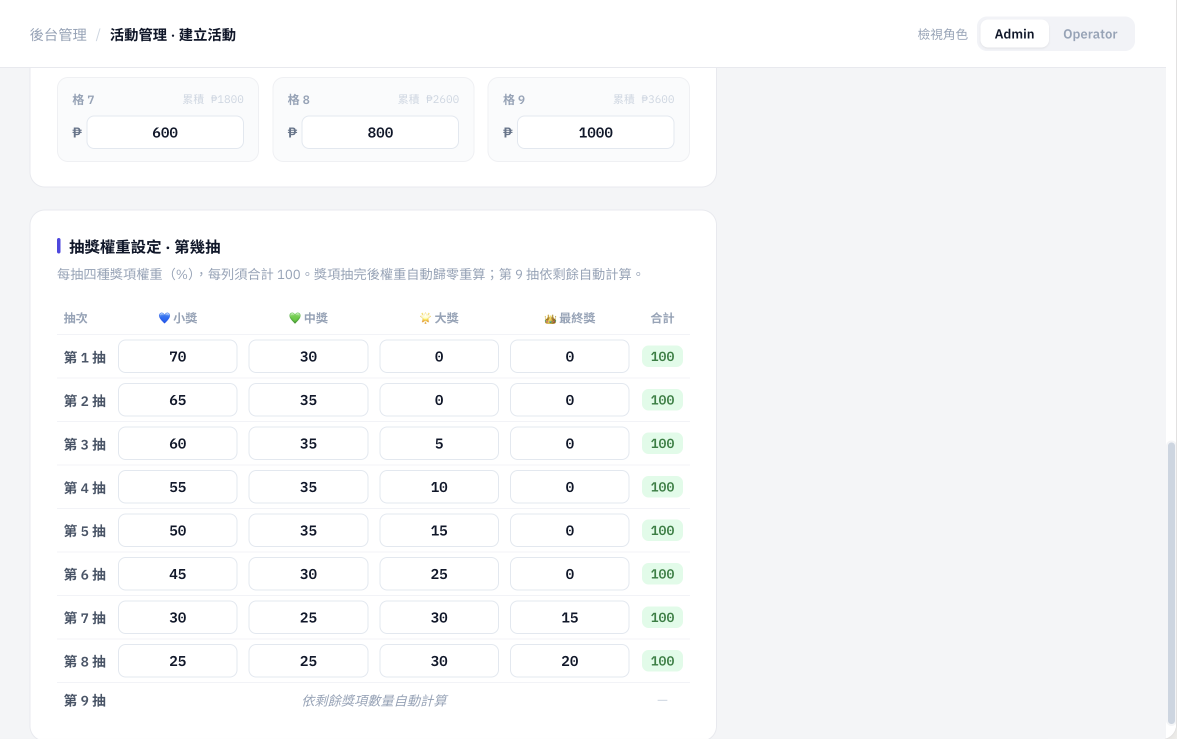
#> input picture design_assets/admin_04_draw_weights.png, 2354 x 1478 px (shown at 1/2 size)
$ python detect_boxes.py ../../../../design_assets/admin_04_draw_weights.png
#> lines starting #> are read from the running program, lines starting #| are printed output that depends on the picture; after the words box and inside, x2 and y2 are one past the last pixel; in counts of white or black regions, pixels touching at a corner belong together
#!/usr/bin/env python3
"""偵測原型截圖上的紅色標號框，回傳每個標號（Ⓐ…）對應的矩形。

作法：
1. 取紅色遮罩。
2. 找實心圓標號（距離轉換的局部極大值）——圓心＝該框的左上角。
3. 找水平／垂直邊線線段（長度夠長的紅色連續段，並把相鄰列合併）。
4. 依「上下兩條水平線 ＋ 左右兩條垂直線」湊成矩形。
5. 把每個矩形配給離它左上角最近的標號圓。
"""
import sys
import json
import numpy as np
from PIL import Image
from scipy import ndimage

LETTERS = "ABCDEFGHIJKLMN"


def red_mask(im):
    a = np.asarray(im.convert("RGB")).astype(np.int16)
    r, g, b = a[..., 0], a[..., 1], a[..., 2]
    return (r > 140) & (r - g > 55) & (r - b > 55)


def find_labels(mask):
    """標號圓＝紅色實心圓裡挖著白色字母。
    所以「紅色遮罩補洞後多出來的小面積破洞」就是字母，其重心即標號位置。
    框線的內部也是破洞，但面積大好幾個數量級，用面積切開即可。
    回傳 [(y, x)]，依閱讀順序排序。"""
    filled = ndimage.binary_fill_holes(mask)
    holes = filled & ~mask
    lab, n = ndimage.label(holes)
    out = []
    for i in range(1, n + 1):
        ys, xs = np.where(lab == i)
        area = ys.size
        h = ys.max() - ys.min() + 1
        w = xs.max() - xs.min() + 1
        if not (80 <= area <= 6000):        # 字母級大小；框內部大好幾個數量級
            continue
        if h > 120 or w > 120:
            continue
        out.append((float(ys.mean()), float(xs.mean())))
    out.sort(key=lambda t: (round(t[0] / 120), t[1]))
    return out


def runs(row_mask, min_len):
    """一維遮罩裡長度 >= min_len 的連續段，回傳 [(start, end)]。"""
    idx = np.flatnonzero(row_mask)
    if idx.size == 0:
        return []
    splits = np.flatnonzero(np.diff(idx) > 6) + 1      # 容許標號圓造成的小缺口
    out = []
    for part in np.split(idx, splits):
        if part[-1] - part[0] + 1 >= min_len:
            out.append((int(part[0]), int(part[-1])))
    return out


def lines(mask, axis, min_len):
    """沿 axis 掃描出線段並合併相鄰掃描列。回傳 [(pos, start, end)]。"""
    n = mask.shape[0] if axis == 0 else mask.shape[1]
    found = []
    for p in range(n):
        row = mask[p, :] if axis == 0 else mask[:, p]
        for s, e in runs(row, min_len):
            found.append((p, s, e))
    merged = []
    for p, s, e in found:
        for m in merged:
            if abs(m[0] - p) <= 8 and not (e < m[1] - 20 or s > m[2] + 20):
                m[0] = p
                m[1] = min(m[1], s)
                m[2] = max(m[2], e)
                break
        else:
            merged.append([p, s, e])
    return [tuple(m) for m in merged]


def rectangles(mask, min_len=160):
    hs = lines(mask, 0, min_len)
    vs = lines(mask, 1, min_len)
    rects = []
    for i, (y1, x1a, x1b) in enumerate(hs):
        for (y2, x2a, x2b) in hs[i + 1:]:
            if y2 - y1 < 60:
                continue
            xa, xb = max(x1a, x2a), min(x1b, x2b)
            if xb - xa < min_len:
                continue
            if abs(x1a - x2a) > 40 or abs(x1b - x2b) > 40:
                continue
            left = [v for v in vs if abs(v[0] - xa) <= 25 and v[1] <= y1 + 40 and v[2] >= y2 - 40]
            right = [v for v in vs if abs(v[0] - xb) <= 25 and v[1] <= y1 + 40 and v[2] >= y2 - 40]
            if left and right:
                rects.append((xa, y1, xb, y2))
    # 去掉幾乎重複的矩形
    uniq = []
    for r in sorted(rects, key=lambda r: (r[2] - r[0]) * (r[3] - r[1]), reverse=True):
        if not any(abs(r[0] - u[0]) < 25 and abs(r[1] - u[1]) < 25
                   and abs(r[2] - u[2]) < 25 and abs(r[3] - u[3]) < 25 for u in uniq):
            uniq.append(r)
    return uniq


def detect(path):
    im = Image.open(path)
#> im is the input picture: PIL image 2354x1478 RGBA; mean R, G, B, A 247.1, 248, 249.1, 255
    mask = red_mask(im)
#> in red_mask, `return (r > 140) & (r - g > 55) & (r - b > 55)`:
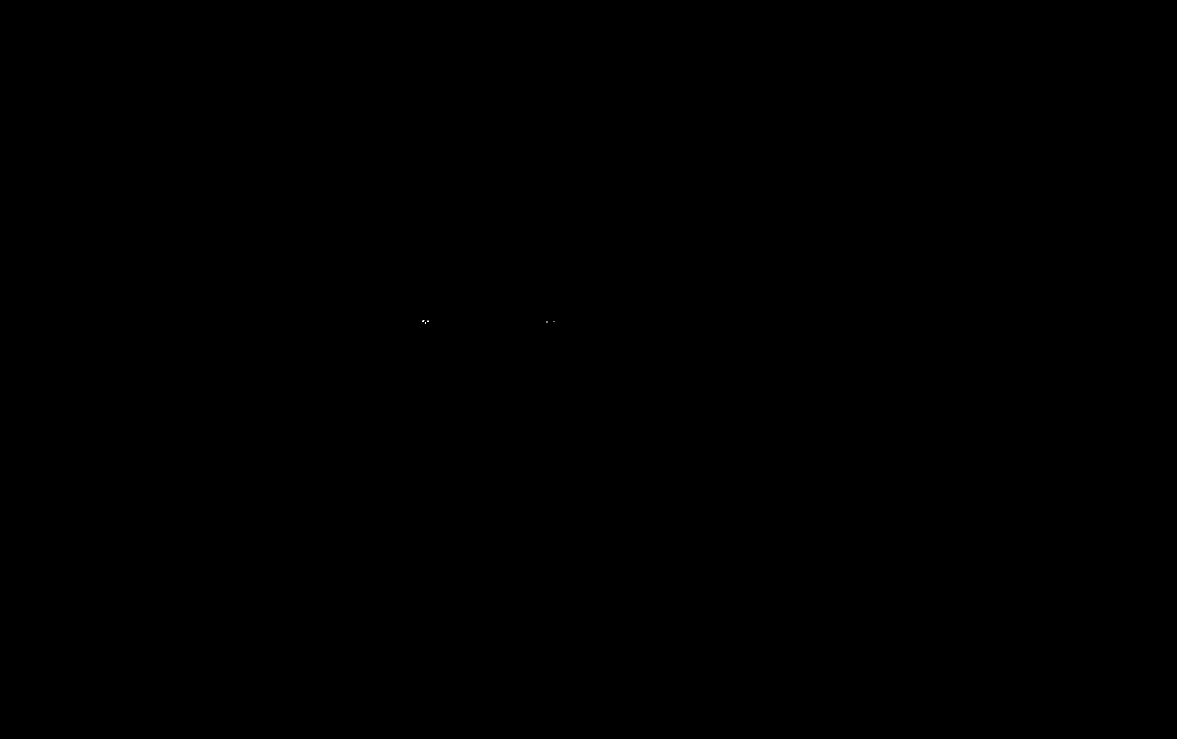
#> returned value: shape (1478, 2354) bool (shown at 1/2 size); 0% white in thin lines or dots, all inside (x1, y1, x2, y2) = (844, 641, 1109, 647)
    labels = find_labels(mask)
#> in find_labels, `holes = filled & ~mask`: holes: shape (1478, 2354) bool; every value is 0
#> in find_labels, `lab, n = ndimage.label(holes)`: lab: shape (1478, 2354) int32; every value is 0
#> in find_labels, `lab, n = ndimage.label(holes)`: n = 0
#> after the loop in find_labels, `for i in range(1, n + 1):`: out = []
#> labels = []
    rects = rectangles(mask)
#> rects = []
    pairs = []
    for i, (ly, lx) in enumerate(labels):
        for j, (x0, y0, x1, y1) in enumerate(rects):
            d = ((y0 - ly) ** 2 + (x0 - lx) ** 2) ** 0.5
            if d <= 160:
                pairs.append((d, (x1 - x0) * (y1 - y0), i, j))
#> this loop made 0 passes
#> after the loop, pairs = []
    pairs.sort()
    taken_l, taken_r, assign = set(), set(), {}
    for d, area, i, j in pairs:
        if i in taken_l or j in taken_r:
            continue
        taken_l.add(i); taken_r.add(j); assign[i] = j
#> after the loop, assign = 0 items; taken_l = 0 items; taken_r = 0 items
    return im.size, [{"letter": LETTERS[i],
                      "rect": list(rects[assign[i]]) if i in assign else None}
                     for i in range(len(labels))]


if __name__ == "__main__":
    for p in sys.argv[1:]:
        size, res = detect(p)
#> size = (2354, 1478); res = []
        print(json.dumps({"file": p.split("/")[-1], "size": size, "regions": res},
                         ensure_ascii=False))
#| {"file": "admin_04_draw_weights.png", "size": [2354, 1478], "regions": []}

$ run again, on design_assets/admin_05_theme.png
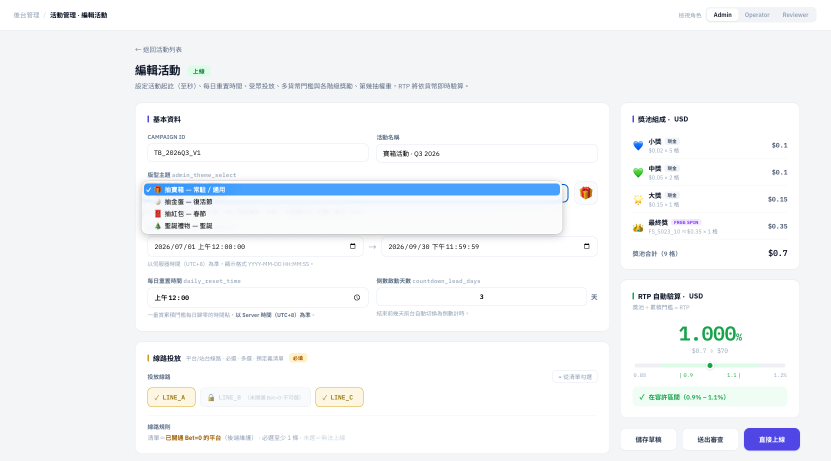
#> input picture design_assets/admin_05_theme.png, 1661 x 922 px (shown at 1/2 size)
#> in detect, im is the input picture: PIL image 1661x922 RGBA; mean R, G, B, A 244, 246, 248.4, 255
#> in red_mask, `r, g, b = a[..., 0], a[..., 1], a[..., 2]`:
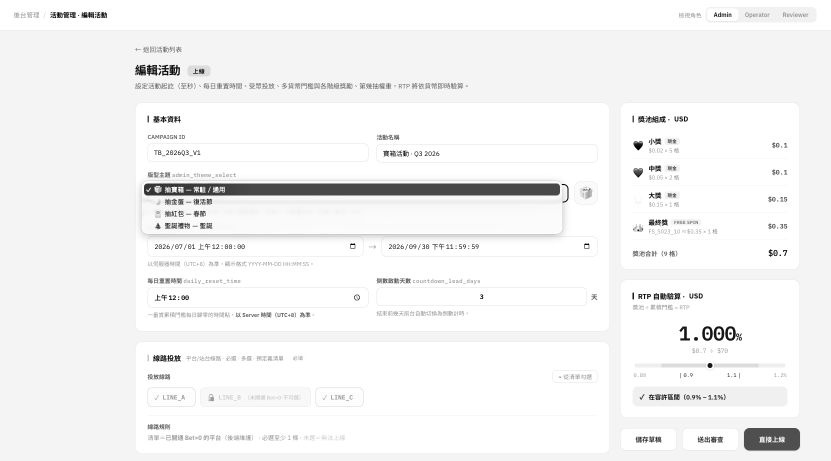
#> r: shape (922, 1661) int16 (shown at 1/2 size); min 0, max 255, mean 244
#> in red_mask, `r, g, b = a[..., 0], a[..., 1], a[..., 2]`:
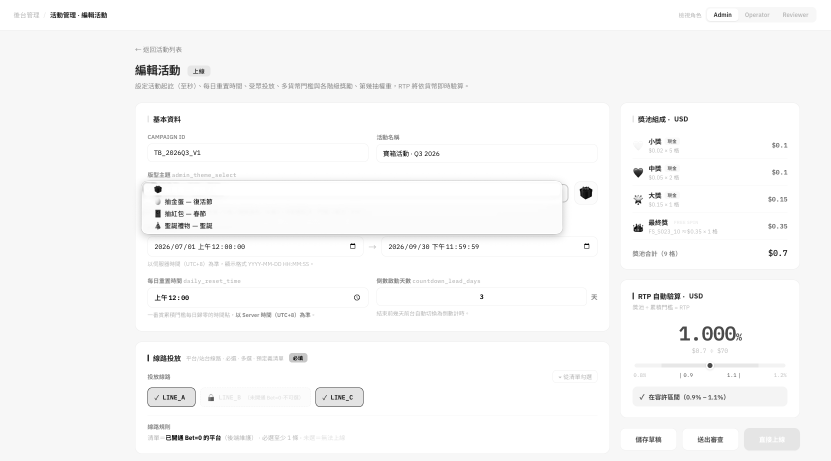
#> b: shape (922, 1661) int16 (shown at 1/2 size); min 0, max 255, mean 248.4
#> filled: shape (922, 1661) bool; 0.08% white; 40 white regions (28 under 20 px), largest, box (x1, y1, x2, y2) and area: (1160, 373, 1184, 398) 426, (311, 419, 321, 435) 160, (309, 372, 323, 386) 142
#> holes: shape (922, 1661) bool; 0.01% white in thin lines or dots, all inside (x1, y1, x2, y2) = (312, 375, 1283, 879)
#> lab: shape (922, 1661) int32; 21 distinct labels, from 0 to 20
#> in find_labels, `lab, n = ndimage.label(holes)`: n = 20
#> the loop in find_labels, `for i in range(1, n + 1):` made 20 passes
#> (ys, xs, h, w) on passes 1, 2, 3, 4, 7: ([375, 375, 375, 375, 375], [312, 313, 314, 315, 316], 1, 5), ([375], [319], 1, 1), ([377], [313], 1, 1), ([378], [1163], 1, 1), ([382, 383, 383, 383, 384, 384], [1167, 1167, 1168, 1169, 1169, 1170], 3, 4)
#> after the loop in find_labels, `for i in range(1, n + 1):`: out = []
#> after the loop in detect, `for d, area, i, j in pairs:`: assign = 0 items
#> size = (1661, 922); res = []
#| {"file": "admin_05_theme.png", "size": [1661, 922], "regions": []}
